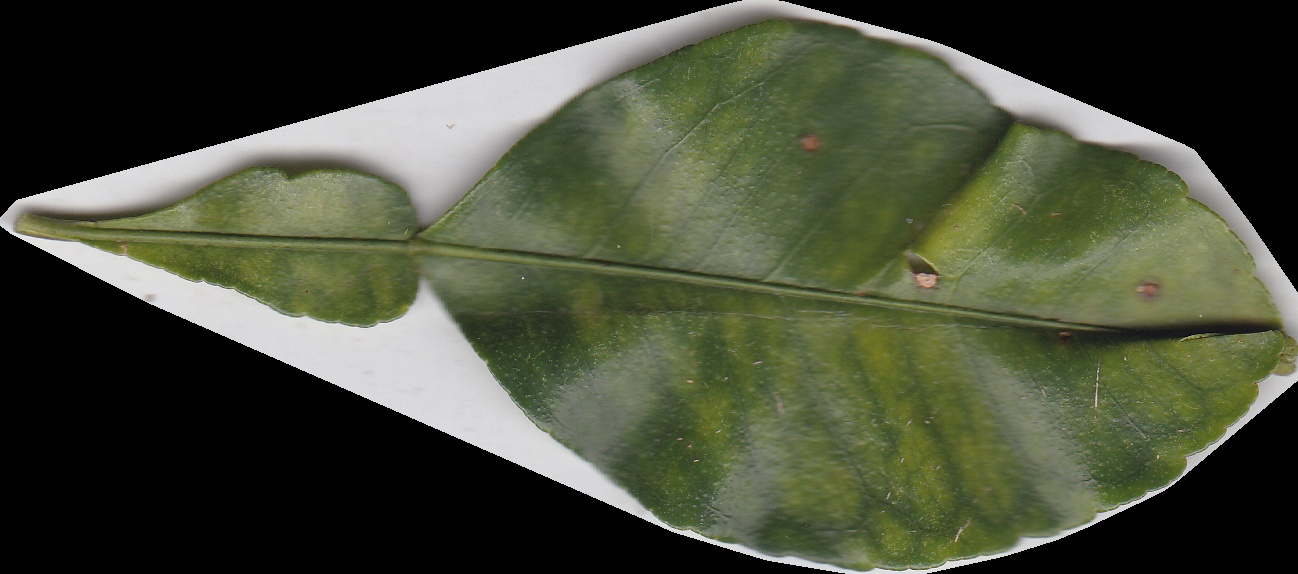
#> input picture R1T1_0.jpg, 1298 x 574 px, given in place of R1T1.jpg, which was not available
$ python OpenCV_segmentation_ellipse.py   (older library calls are emulated)
#> lines starting #> are read from the running program, lines starting #| are printed output that depends on the picture; after the words box and inside, x2 and y2 are one past the last pixel; in counts of white or black regions, pixels touching at a corner belong together; pictures that were not available may be replaced by others from this repository, and a replacement may not be noted
#!/usr/bin/env python
# -*- coding: utf-8 -*-

########## Jingwen Li 01/27/2022 ##########
#check your working directory
#import os
#os.getcwd()
#os.chdir('/Users/jingwenli/Downloads/Xiaokang_data')
#os.getcwd()
#os.listdir()
########## ########## ########## ##########
# Untargeted metabolomics
# samples: 231 pos 644 neg 5 none
########## ########## ########## ##########

import cv2
import pandas as pd
import numpy as np
import os
print(os.getcwd())

########## ########## ########## ##########

# 1. transform to gray
image = cv2.imread("./img_dir/R1T1.jpg")
#> image is the input picture: shape (574, 1298, 3); mean B, G, R 56.5, 75, 70.2
print(image.shape)
#| (574, 1298, 3)
gray = cv2.cvtColor(image, cv2.COLOR_BGR2GRAY)
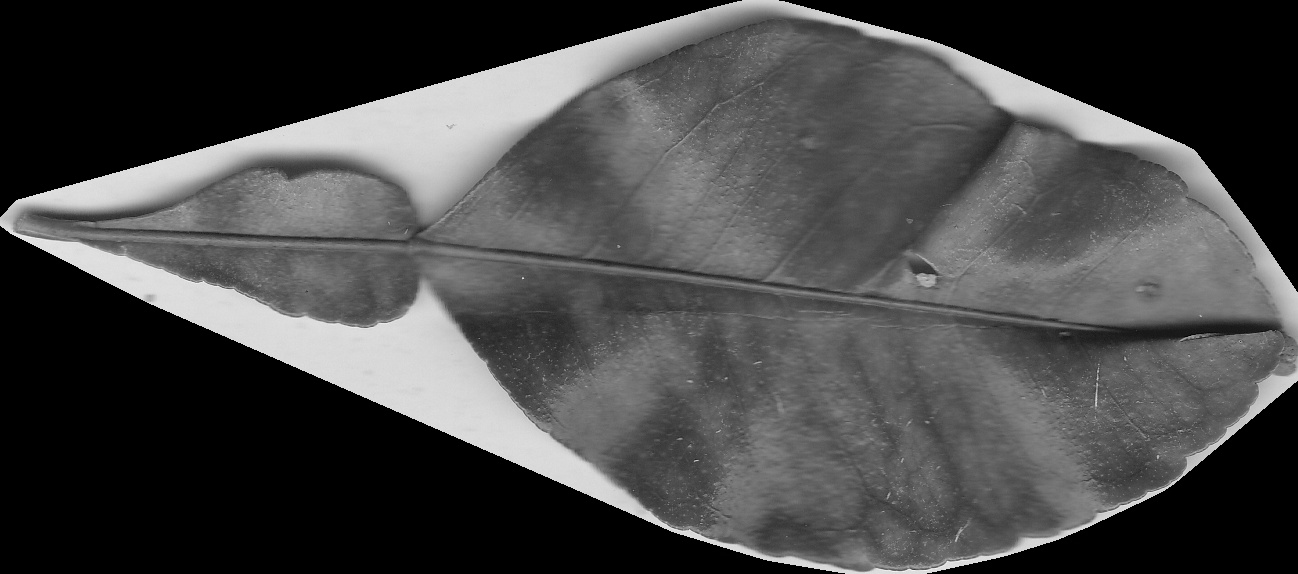
#> gray: shape (574, 1298); min 0, max 246, mean 71.5
print(gray.shape)
#| (574, 1298)
# cv2.imshow('gray', gray)
# cv2.destroyAllWindows()
cv2.imwrite("gray.jpg", gray)

gradX = cv2.Sobel(gray, ddepth=cv2.CV_32F, dx=1, dy=0, ksize=-1)
gradY = cv2.Sobel(gray, ddepth=cv2.CV_32F, dx=0, dy=1, ksize=-1)
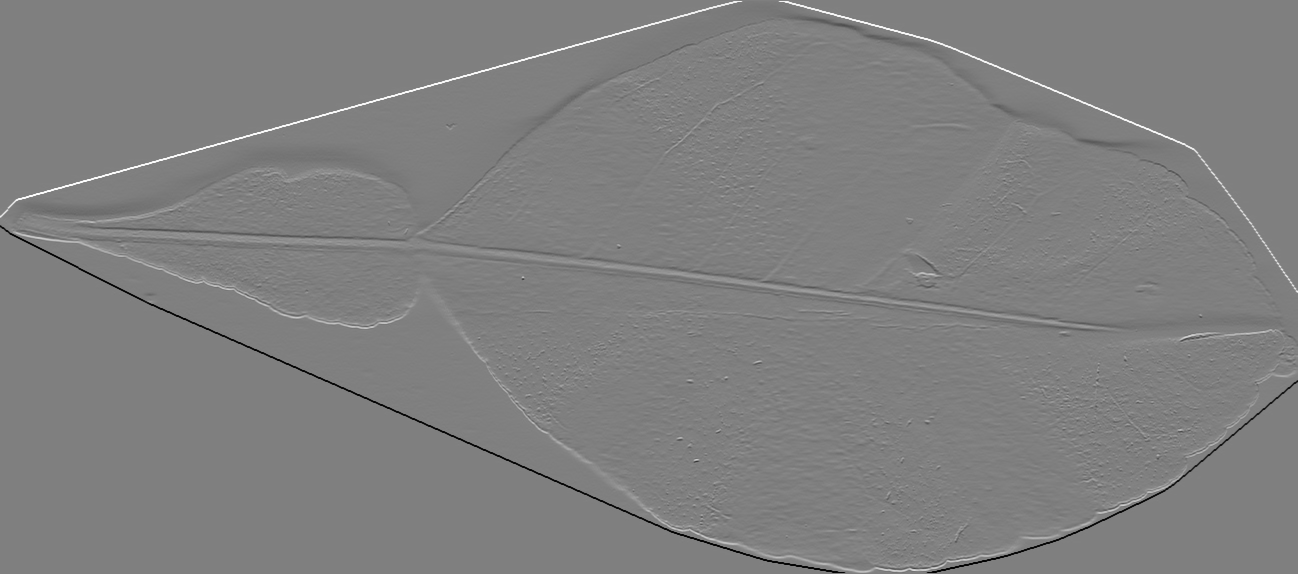
#> gradY: shape (574, 1298) float32; min -3645, max 3621, mean 0.5; drawn with min black and max white

# 3. subtract the y-gradient from the x-gradient
gradient = cv2.subtract(gradX, gradY)
gradient = cv2.convertScaleAbs(gradient)


# 3. blur and threshold the image
blurred = cv2.blur(gradient, (9, 9))
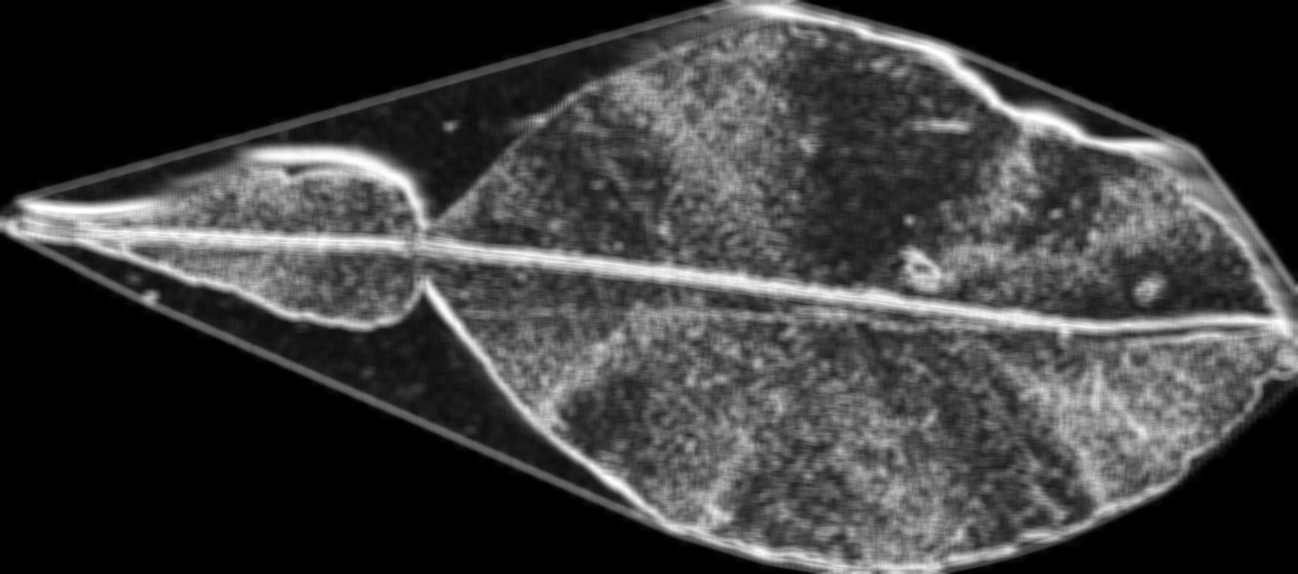
#> blurred: shape (574, 1298); min 0, max 255, mean 60.3
(_, thresh) = cv2.threshold(blurred, 90, 255, cv2.THRESH_BINARY) # get binary/black-white image
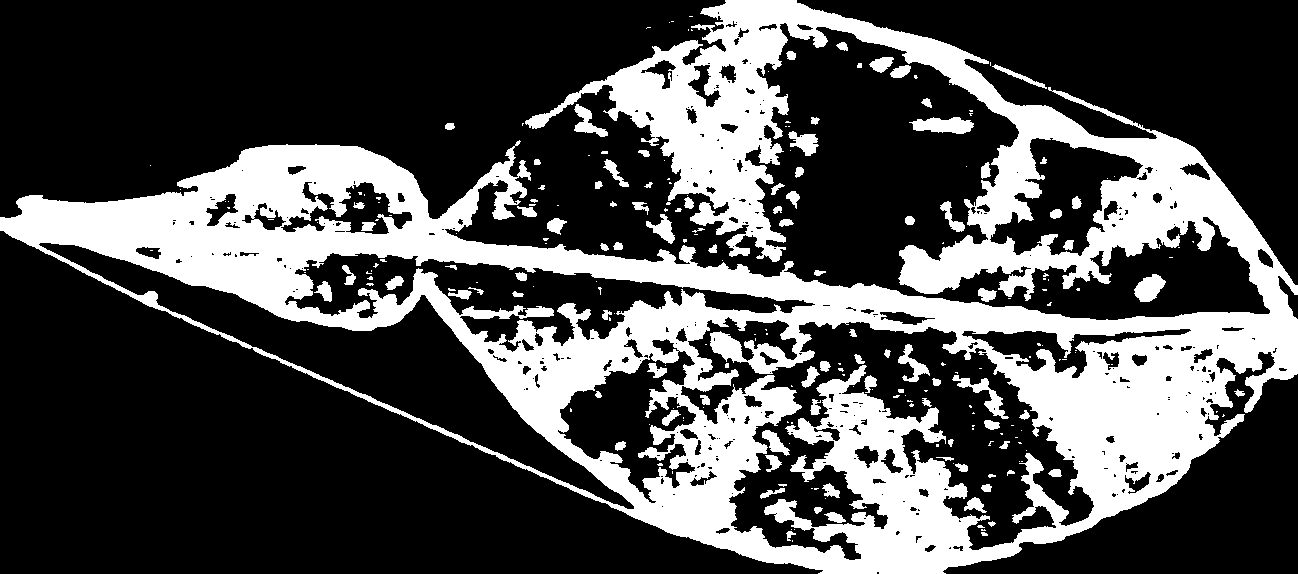
#> thresh: shape (574, 1298); 30.2% white; 239 white regions (143 under 20 px), largest, box (x1, y1, x2, y2) and area: (0, 0, 1298, 574) 213200, (909, 117, 974, 134) 759, (952, 375, 1009, 419) 619
print('blurred', blurred.shape)
#| blurred (574, 1298)
# cv2.imshow('blurred', blurred)
cv2.imwrite("blurred.jpg", blurred)

kernel = cv2.getStructuringElement(cv2.MORPH_RECT, (25, 25))
closed = cv2.morphologyEx(thresh, cv2.MORPH_CLOSE, kernel)
#> closed: shape (574, 1298); 45.1% white; 3 white regions (1 under 20 px), largest, box (x1, y1, x2, y2) and area: (0, 0, 1298, 574) 335623, (445, 123, 455, 130) 58
print('closed1', closed.shape)
#| closed1 (574, 1298)
# cv2.imshow('closed1', closed)
cv2.imwrite("closed1.jpg", closed)

# perform a series of erosions and dilations
closed = cv2.erode(closed, None, iterations=4)
#> closed: shape (574, 1298); 40.1% white; 2 white regions, box (x1, y1, x2, y2) and area: (0, 0, 1298, 574) 299060, (530, 119, 542, 125) 26
closed = cv2.dilate(closed, None, iterations=4)
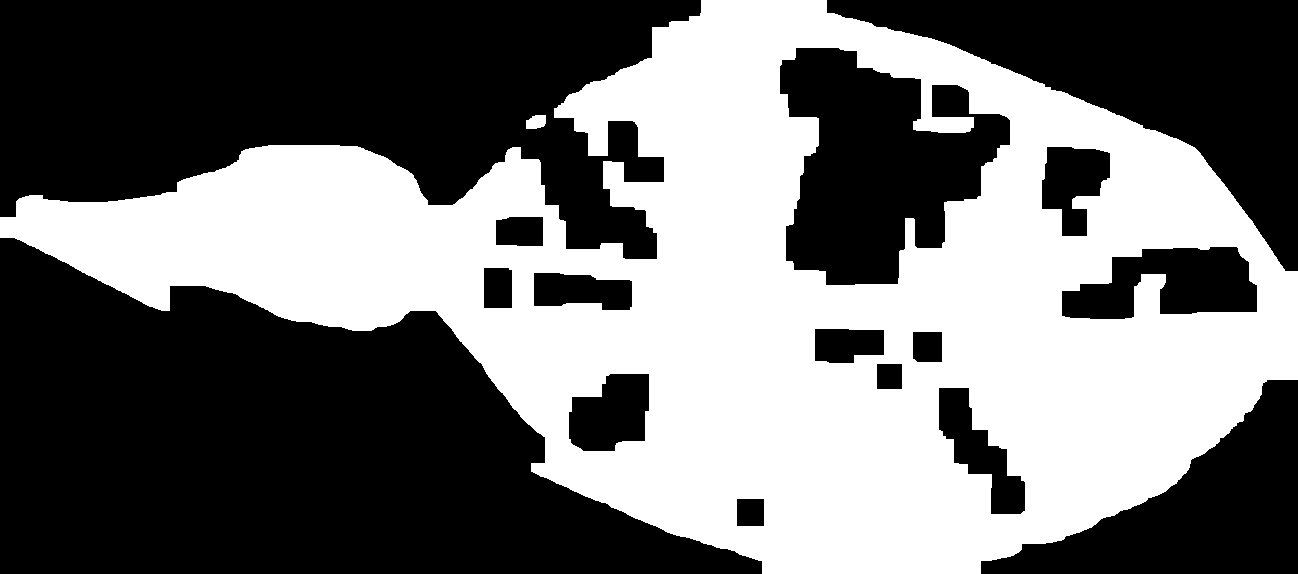
#> closed: shape (574, 1298); 44.7% white; 2 white regions
print('closed2', closed.shape)
#| closed2 (574, 1298)
# cv2.imshow('closed2', closed)
cv2.imwrite("closed2.jpg", closed)

# find the contours: cv2.findContours() must be binary/black-white image
(cnts, _) = cv2.findContours(closed.copy(), cv2.RETR_EXTERNAL, cv2.CHAIN_APPROX_SIMPLE)
#> cnts = 2 contours; box (x1, y1, x2, y2) and area: (0, 0, 1298, 574) 397284, (526, 115, 546, 129) 205
print(len(cnts)) # how many contours
#| 2
# print(cnts[0])
# print('c', c.shape)
c = sorted(cnts, key=cv2.contourArea, reverse=True)
#> c has the same summary as cnts
for i in range(len(cnts)):
    area = cv2.contourArea(c[i])
    # print('area',i, area)
    if area > 17000:
        hull = cv2.convexHull(c[i])
        # print(hull) #轮廓的索引点
        image = cv2.polylines(image, [hull], True, (255, 0, 0), 8)

        cv2.waitKey(0)
    else:
        pass
    cv2.imwrite("image_ellipse.jpg", image)
#> this loop made 2 passes
#> area on passes 1 to 2: 397284.5, 205
#> pass 1, `image = cv2.polylines(image, [hull], True, (255, 0, 0), 8)`:
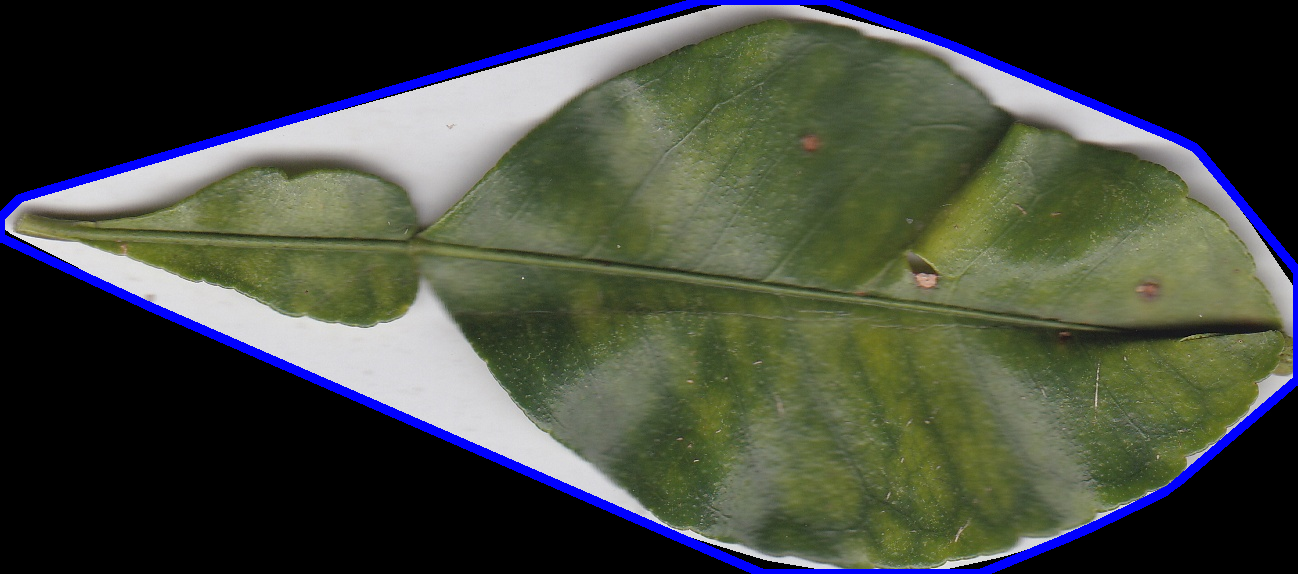
#> image: shape (574, 1298, 3); 3.36% of pixels changed, all inside (x1, y1, x2, y2) = (0, 0, 1298, 574)

'''
#1. cv2.findContours()函数第一个参数是要检索的图片，必须是为二值图，即黑白的（不是灰度图），所以读取的图像要先转成灰度的，再转成二值图，我们在第二步用cv2.threshold()函数已经得到了二值图。第二个参数表示轮廓的检索模式。第三个参数为轮廓的近似方法。

#2. cv2.findContours()的第二个参数是轮廓的检索模式，有以下4种：
cv2.RETR_EXTERNAL表示只检测外轮廓
cv2.RETR_LIST检测的轮廓不建立等级关系
cv2.RETR_CCOMP建立两个等级的轮廓，上面的一层为外边界，里面的一层为内孔的边界信息。如果内孔内还有一个连通物体，这个物体的边界也在顶层。
cv2.RETR_TREE建立一个等级树结构的轮廓。

#3. cv2.findContours()的第三个参数是轮廓的近似方法，即采用多少个点来描述一个轮廓：
cv2.CHAIN_APPROX_NONE存储所有的轮廓点，相邻的两个点的像素位置差不超过1，即max（abs（x1-x2），abs（y2-y1））==1#
cv2.CHAIN_APPROX_SIMPLE压缩水平方向，垂直方向，对角线方向的元素，只保留该方向的终点坐标，例如一个矩形轮廓只需4个点来保存轮廓信息

#4. cv2.findContours()返回的两个参数：一个是轮廓本身，还有一个是每条轮廓对应的属性，通常我们只使用第一个参数
(cnts, _) = cv2.findContours(thresh.copy(), cv2.RETR_EXTERNAL, cv2.CHAIN_APPROX_SIMPLE)
其中cnts是一个list，通过print(len(list))可以查看共检测出多少个轮廓，如下图轮廓框的个数=16，
print(cnts[0])打印出第一个轮廓相应的描述点
'''


'''
# (1) compute the rotated bounding box of the largest contour
rect = cv2.minAreaRect(c)
box = np.int0(cv2.boxPoints(rect)) # cv2.cv.BoxPoints was changed. For OpenCV 3.x, use cv2.boxPoints instead.
cv2.drawContours(image, [box], -1, (0, 255, 0), 3)

# (2) draw arounded the detected barcode and display the image
cv2.drawContours(image, c, -1, (0, 255, 0), 3)
# cv2.imshow("Image", image)
cv2.imwrite("contoursImage2.jpg", image)
cv2.waitKey(0)

1. 利用rect0=cv2.minAreaRect()函数求得包含点集最小面积的矩形，这个矩形是可以有偏转角度的，可以与图像的边界不平行。
2. box = np.int0(cv2.boxPoints(rect))返回的box是对应矩阵的4个坐标
3. 这里我们利用box0，box1的坐标信息，求出包含这两个矩形的最合理的坐标
4. cv2.drawContours(all_box_img, cnts, -1, (0, 255, 0), 1)
   cv2.drawContours(top2_box_img, [box0,box1], -1, (0, 255, 0), 1)
第一个参数是指明在哪幅图像上绘制轮廓
第二个参数是是轮廓本身(.dtype=list)(如上面step3得到的cnts就是形状不规则的轮廓，step4得到的[box0,box1]就是最小外接矩阵）
第三个参数指定绘制轮廓list中的哪条轮廓，如果是-1，则绘制其中的所有轮廓，可以输出0，1，2等
第四个参数是轮廓线条的颜色
第五个参数是轮廓线条的粗细

# (3) 轮廓的近似
epsilon = 0.05*cv2.arcLength(c[0],True)
print('epsilon', epsilon)
approx = cv2.approxPolyDP(c[0],epsilon,True)
cv2.polylines(image, [approx], True, (0, 255, 0), 2)
cv2.imwrite("image_ellipse.jpg", image)
cv2.waitKey(0)

Xs = [i[0] for i in box]
Ys = [i[1] for i in box]
x1 = min(Xs)
x2 = max(Xs)
y1 = min(Ys)
y2 = max(Ys)
hight = y2 - y1
width = x2 - x1
cropImg = image[y1:y1+hight, x1:x1+width]
cv2.imwrite("cropImg.jpg", cropImg)
'''
